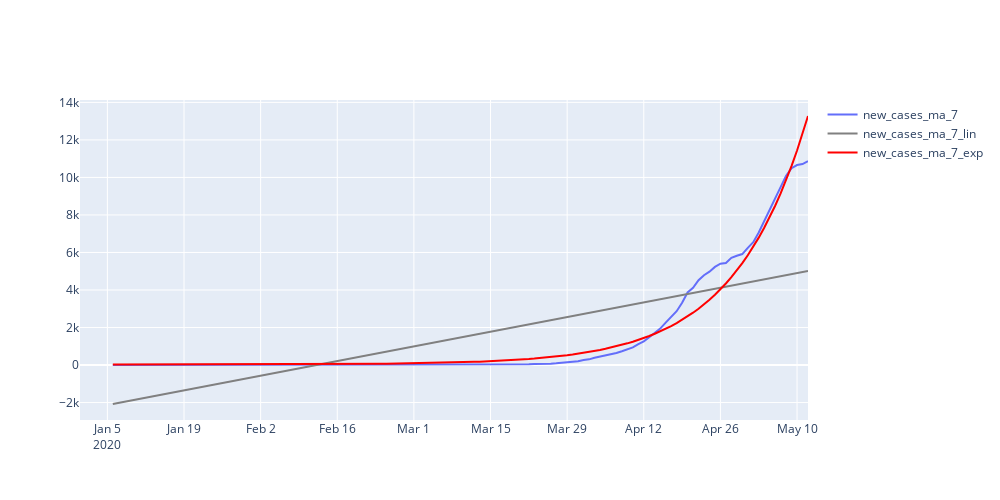

The cell this chart's notebook holds for it:
### Code cell
plot_lines_inter(dt['new_cases_ma_7'], trends=('lin', 'exp'), figsize=(1000, 500))

### Figure 1 — Plotly figure (JSON) as saved in the notebook; plotly's stock layout.template omitted (floating-point values rounded to 4 significant figures; data arrays with more than 128 entries replaced by an {"elided": "..."} marker saying what was removed)
{"data": [{"name": "new_cases_ma_7", "type": "scatter", "x": {"elided": "134 str values"}, "y": {"elided": "134 float values"}}, {"line": {"color": "gray"}, "name": "new_cases_ma_7_lin", "type": "scatter", "x": {"elided": "134 str values"}, "y": {"elided": "134 float values"}}, {"line": {"color": "red"}, "name": "new_cases_ma_7_exp", "type": "scatter", "x": {"elided": "134 str values"}, "y": {"elided": "134 float values"}}], "layout": {"autosize": false, "height": 500, "width": 1000}}
